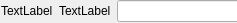
<?xml version="1.0" encoding="UTF-8"?>
<ui version="4.0">
 <class>StringWidget</class>
 <widget class="QWidget" name="StringWidget">
  <property name="geometry">
   <rect>
    <x>0</x>
    <y>0</y>
    <width>237</width>
    <height>23</height>
   </rect>
  </property>
  <property name="windowTitle">
   <string>Form</string>
  </property>
  <widget class="QWidget" name="">
   <property name="geometry">
    <rect>
     <x>1</x>
     <y>0</y>
     <width>241</width>
     <height>24</height>
    </rect>
   </property>
   <layout class="QFormLayout" name="formLayout">
    <item row="0" column="0">
     <widget class="QLabel" name="label">
      <property name="text">
       <string>TextLabel</string>
      </property>
     </widget>
    </item>
    <item row="0" column="1">
     <layout class="QHBoxLayout" name="horizontalLayout">
      <item>
       <widget class="QLabel" name="ReadOnlyValue">
        <property name="text">
         <string>TextLabel</string>
        </property>
       </widget>
      </item>
      <item>
       <widget class="QLineEdit" name="EditValue"/>
      </item>
     </layout>
    </item>
   </layout>
  </widget>
 </widget>
 <resources/>
 <connections/>
</ui>
